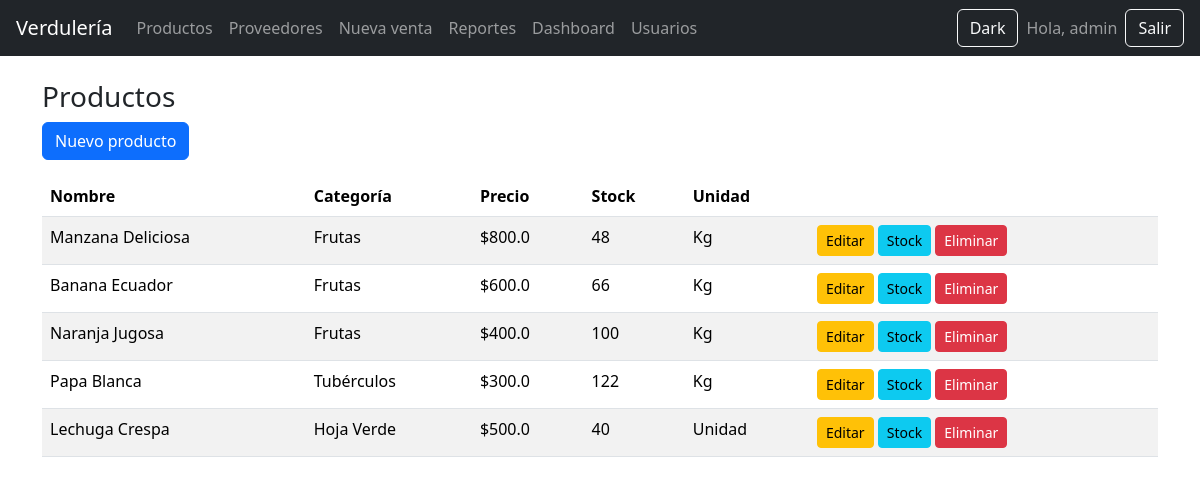
The page /productos/ (signed in) on the database as committed earlier.
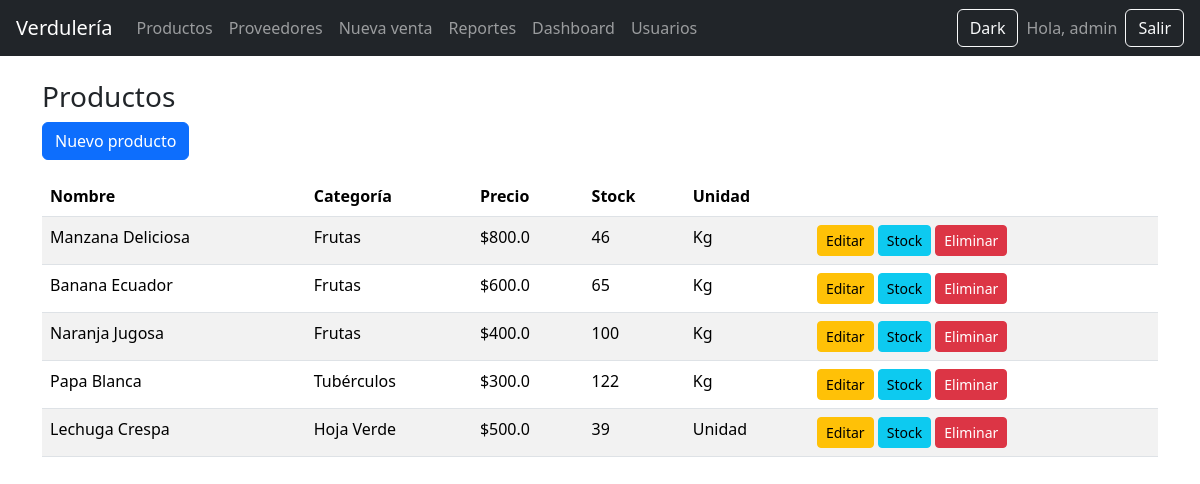
The same page on the database as committed later.
### tables this page shows
CREATE TABLE productos (
        id INTEGER PRIMARY KEY AUTOINCREMENT,
        nombre TEXT NOT NULL,
        precio REAL NOT NULL,
        stock INTEGER NOT NULL DEFAULT 0,
        categoria_id INTEGER,
        unidad_id INTEGER,
        FOREIGN KEY (categoria_id) REFERENCES categorias(id),
        FOREIGN KEY (unidad_id) REFERENCES unidades(id)
    );

CREATE TABLE categorias (
        id INTEGER PRIMARY KEY AUTOINCREMENT,
        nombre TEXT NOT NULL UNIQUE
    );

CREATE TABLE unidades (
        id INTEGER PRIMARY KEY AUTOINCREMENT,
        nombre TEXT NOT NULL UNIQUE
    );

### app/routes/productos.py (the view)
@productos_bp.route("/")
@login_required
def lista():
    db = get_db()
    productos = db.execute("""
        SELECT
            p.id,
            p.nombre,
            p.precio,
            p.stock,
            c.nombre AS categoria,
            u.nombre AS unidad
        FROM productos p
        LEFT JOIN categorias c ON p.categoria_id = c.id
        LEFT JOIN unidades u ON p.unidad_id = u.id
    """).fetchall()
    return render_template("productos/lista.html", productos=productos)

### app/__init__.py (called while the page is built)
def create_app():
    app = Flask(__name__)
    app.secret_key = "clave-super-secreta"
    app.register_blueprint(auth_bp)
    app.register_blueprint(productos_bp)
    app.register_blueprint(ventas_bp)
    app.register_blueprint(reportes_bp)
    app.register_blueprint(admin_bp)
    app.register_blueprint(usuarios_bp)
    app.register_blueprint(proveedores_bp)
    @app.route("/")
    def index():
        return render_template("index.html")
    @app.teardown_appcontext
    def teardown_db(exception):
        close_db()
    return app

### db.py (called while the page is built)
def get_db():
    if "db" not in g:
        g.db = sqlite3.connect(DB_NAME)
        g.db.row_factory = sqlite3.Row
    return g.db

### app/templates/productos/lista.html
{% extends "base.html" %}
{% block contenido %}
<h3>Productos</h3>
<a href="/productos/nuevo" class="btn btn-primary mb-3">Nuevo producto</a>
<table class="table table-striped">
<thead>
<tr>
    <th>Nombre</th>
    <th>Categoría</th>
    <th>Precio</th>
    <th>Stock</th>
    <th>Unidad</th>
    <th></th>
</tr>
</thead>
<tbody>
{% for p in productos %}
<tr>
    <td>{{p[1]}}</td>
    <td>{{p[4]}}</td>
    <td>${{p[2]}}</td>
    <td>{{p[3]}}</td>
    <td>{{p[5]}}</td>
    <td>
        <a class="btn btn-sm btn-warning" href="/productos/editar/{{p.id}}">Editar</a>
        <a class="btn btn-sm btn-info" href="/productos/stock/{{p.id}}">Stock</a>
        <a class="btn btn-sm btn-danger" href="/productos/delete/{{p.id}}">Eliminar</a>
    </td>
</tr>
{% endfor %}
</tbody>
</table>
{% endblock %}

Rows that differ between the two databases and show on the page:
changed productos "Manzana Deliciosa": stock "48" → "46"
changed productos "Banana Ecuador": stock "66" → "65"
changed productos "Lechuga Crespa": stock "40" → "39"
